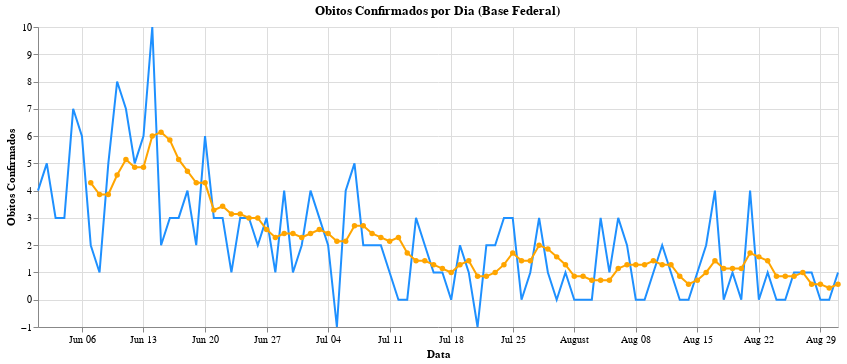

Notebook cell for this chart:
### Code cell
graph_df_omm = graph_df_obitosPorDia + graph_df_obitosMedMovel
graph_df_omm

### Figure 1 — Vega-Lite specification as saved in the notebook (floating-point values rounded to 4 significant figures)
{"config": {"view": {"continuousWidth": 400, "continuousHeight": 300}}, "layer": [{"mark": "line", "encoding": {"color": {"value": "dodgerblue"}, "x": {"type": "temporal", "field": "data", "title": "Data"}, "y": {"type": "quantitative", "field": "obitos_confirmados", "title": "Obitos Confirmados"}}, "title": "Obitos Confirmados por Dia (Base Federal)", "width": 800}, {"mark": {"type": "line", "point": true}, "encoding": {"color": {"value": "orange"}, "x": {"type": "temporal", "field": "data", "title": "Data"}, "y": {"type": "quantitative", "field": "media_movel", "title": "Obitos Confirmados"}}}], "data": {"name": "data-663376b4f0b5fa365fcd58d2514a196e"}, "$schema": "https://vega.github.io/schema/vega-lite/v4.8.1.json", "datasets": {"data-663376b4f0b5fa365fcd58d2514a196e": [{"data": "2021-06-01", "obitos_confirmados": 4, "media_movel": null}, {"data": "2021-06-02", "obitos_confirmados": 5, "media_movel": null}, {"data": "2021-06-03", "obitos_confirmados": 3, "media_movel": null}, {"data": "2021-06-04", "obitos_confirmados": 3, "media_movel": null}, {"data": "2021-06-05", "obitos_confirmados": 7, "media_movel": null}, {"data": "2021-06-06", "obitos_confirmados": 6, "media_movel": null}, {"data": "2021-06-07", "obitos_confirmados": 2, "media_movel": 4.286}, {"data": "2021-06-08", "obitos_confirmados": 1, "media_movel": 3.857}, {"data": "2021-06-09", "obitos_confirmados": 5, "media_movel": 3.857}, {"data": "2021-06-10", "obitos_confirmados": 8, "media_movel": 4.571}, {"data": "2021-06-11", "obitos_confirmados": 7, "media_movel": 5.143}, {"data": "2021-06-12", "obitos_confirmados": 5, "media_movel": 4.857}, {"data": "2021-06-13", "obitos_confirmados": 6, "media_movel": 4.857}, {"data": "2021-06-14", "obitos_confirmados": 10, "media_movel": 6.0}, {"data": "2021-06-15", "obitos_confirmados": 2, "media_movel": 6.143}, {"data": "2021-06-16", "obitos_confirmados": 3, "media_movel": 5.857}, {"data": "2021-06-17", "obitos_confirmados": 3, "media_movel": 5.143}, {"data": "2021-06-18", "obitos_confirmados": 4, "media_movel": 4.714}, {"data": "2021-06-19", "obitos_confirmados": 2, "media_movel": 4.286}, {"data": "2021-06-20", "obitos_confirmados": 6, "media_movel": 4.286}, {"data": "2021-06-21", "obitos_confirmados": 3, "media_movel": 3.286}, {"data": "2021-06-22", "obitos_confirmados": 3, "media_movel": 3.429}, {"data": "2021-06-23", "obitos_confirmados": 1, "media_movel": 3.143}, {"data": "2021-06-24", "obitos_confirmados": 3, "media_movel": 3.143}, {"data": "2021-06-25", "obitos_confirmados": 3, "media_movel": 3.0}, {"data": "2021-06-26", "obitos_confirmados": 2, "media_movel": 3.0}, {"data": "2021-06-27", "obitos_confirmados": 3, "media_movel": 2.571}, {"data": "2021-06-28", "obitos_confirmados": 1, "media_movel": 2.286}, {"data": "2021-06-29", "obitos_confirmados": 4, "media_movel": 2.429}, {"data": "2021-06-30", "obitos_confirmados": 1, "media_movel": 2.429}, {"data": "2021-07-01", "obitos_confirmados": 2, "media_movel": 2.286}, {"data": "2021-07-02", "obitos_confirmados": 4, "media_movel": 2.429}, {"data": "2021-07-03", "obitos_confirmados": 3, "media_movel": 2.571}, {"data": "2021-07-04", "obitos_confirmados": 2, "media_movel": 2.429}, {"data": "2021-07-05", "obitos_confirmados": -1, "media_movel": 2.143}, {"data": "2021-07-06", "obitos_confirmados": 4, "media_movel": 2.143}, {"data": "2021-07-07", "obitos_confirmados": 5, "media_movel": 2.714}, {"data": "2021-07-08", "obitos_confirmados": 2, "media_movel": 2.714}, {"data": "2021-07-09", "obitos_confirmados": 2, "media_movel": 2.429}, {"data": "2021-07-10", "obitos_confirmados": 2, "media_movel": 2.286}, {"data": "2021-07-11", "obitos_confirmados": 1, "media_movel": 2.143}, {"data": "2021-07-12", "obitos_confirmados": 0, "media_movel": 2.286}, {"data": "2021-07-13", "obitos_confirmados": 0, "media_movel": 1.714}, {"data": "2021-07-14", "obitos_confirmados": 3, "media_movel": 1.429}, {"data": "2021-07-15", "obitos_confirmados": 2, "media_movel": 1.429}, {"data": "2021-07-16", "obitos_confirmados": 1, "media_movel": 1.286}, {"data": "2021-07-17", "obitos_confirmados": 1, "media_movel": 1.143}, {"data": "2021-07-18", "obitos_confirmados": 0, "media_movel": 1.0}, {"data": "2021-07-19", "obitos_confirmados": 2, "media_movel": 1.286}, {"data": "2021-07-20", "obitos_confirmados": 1, "media_movel": 1.429}, {"data": "2021-07-21", "obitos_confirmados": -1, "media_movel": 0.8571}, {"data": "2021-07-22", "obitos_confirmados": 2, "media_movel": 0.8571}, {"data": "2021-07-23", "obitos_confirmados": 2, "media_movel": 1.0}, {"data": "2021-07-24", "obitos_confirmados": 3, "media_movel": 1.286}, {"data": "2021-07-25", "obitos_confirmados": 3, "media_movel": 1.714}, {"data": "2021-07-26", "obitos_confirmados": 0, "media_movel": 1.429}, {"data": "2021-07-27", "obitos_confirmados": 1, "media_movel": 1.429}, {"data": "2021-07-28", "obitos_confirmados": 3, "media_movel": 2.0}, {"data": "2021-07-29", "obitos_confirmados": 1, "media_movel": 1.857}, {"data": "2021-07-30", "obitos_confirmados": 0, "media_movel": 1.571}, {"data": "2021-07-31", "obitos_confirmados": 1, "media_movel": 1.286}, {"data": "2021-08-01", "obitos_confirmados": 0, "media_movel": 0.8571}, {"data": "2021-08-02", "obitos_confirmados": 0, "media_movel": 0.8571}, {"data": "2021-08-03", "obitos_confirmados": 0, "media_movel": 0.7143}, {"data": "2021-08-04", "obitos_confirmados": 3, "media_movel": 0.7143}, {"data": "2021-08-05", "obitos_confirmados": 1, "media_movel": 0.7143}, {"data": "2021-08-06", "obitos_confirmados": 3, "media_movel": 1.143}, {"data": "2021-08-07", "obitos_confirmados": 2, "media_movel": 1.286}, {"data": "2021-08-08", "obitos_confirmados": 0, "media_movel": 1.286}, {"data": "2021-08-09", "obitos_confirmados": 0, "media_movel": 1.286}, {"data": "2021-08-10", "obitos_confirmados": 1, "media_movel": 1.429}, {"data": "2021-08-11", "obitos_confirmados": 2, "media_movel": 1.286}, {"data": "2021-08-12", "obitos_confirmados": 1, "media_movel": 1.286}, {"data": "2021-08-13", "obitos_confirmados": 0, "media_movel": 0.8571}, {"data": "2021-08-14", "obitos_confirmados": 0, "media_movel": 0.5714}, {"data": "2021-08-15", "obitos_confirmados": 1, "media_movel": 0.7143}, {"data": "2021-08-16", "obitos_confirmados": 2, "media_movel": 1.0}, {"data": "2021-08-17", "obitos_confirmados": 4, "media_movel": 1.429}, {"data": "2021-08-18", "obitos_confirmados": 0, "media_movel": 1.143}, {"data": "2021-08-19", "obitos_confirmados": 1, "media_movel": 1.143}, {"data": "2021-08-20", "obitos_confirmados": 0, "media_movel": 1.143}, {"data": "2021-08-21", "obitos_confirmados": 4, "media_movel": 1.714}, {"data": "2021-08-22", "obitos_confirmados": 0, "media_movel": 1.571}, {"data": "2021-08-23", "obitos_confirmados": 1, "media_movel": 1.429}, {"data": "2021-08-24", "obitos_confirmados": 0, "media_movel": 0.8571}, {"data": "2021-08-25", "obitos_confirmados": 0, "media_movel": 0.8571}, {"data": "2021-08-26", "obitos_confirmados": 1, "media_movel": 0.8571}, {"data": "2021-08-27", "obitos_confirmados": 1, "media_movel": 1.0}, {"data": "2021-08-28", "obitos_confirmados": 1, "media_movel": 0.5714}, {"data": "2021-08-29", "obitos_confirmados": 0, "media_movel": 0.5714}, {"data": "2021-08-30", "obitos_confirmados": 0, "media_movel": 0.4286}, {"data": "2021-08-31", "obitos_confirmados": 1, "media_movel": 0.5714}]}}
